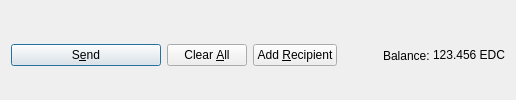
         <widget class="QFrame" name="frame_Send">
          <layout class="QHBoxLayout" name="horizontalLayout">
           <property name="bottomMargin">
            <number>0</number>
           </property>
           <item>
            <widget class="QPushButton" name="sendButton">
             <property name="minimumSize">
              <size>
               <width>150</width>
               <height>0</height>
              </size>
             </property>
             <property name="toolTip">
              <string>Confirm the send action</string>
             </property>
             <property name="text">
              <string>S&amp;end</string>
             </property>
             <property name="icon">
              <iconset resource="../edcash.qrc">
               <normaloff>:/icons/send</normaloff>:/icons/send</iconset>
             </property>
             <property name="autoDefault">
              <bool>false</bool>
             </property>
             <property name="default">
              <bool>true</bool>
             </property>
            </widget>
           </item>
           <item>
            <widget class="QPushButton" name="clearButton">
             <property name="sizePolicy">
              <sizepolicy hsizetype="Minimum" vsizetype="Fixed">
               <horstretch>0</horstretch>
               <verstretch>0</verstretch>
              </sizepolicy>
             </property>
             <property name="toolTip">
              <string>Clear all fields of the form.</string>
             </property>
             <property name="text">
              <string>Clear &amp;All</string>
             </property>
             <property name="icon">
              <iconset resource="../edcash.qrc">
               <normaloff>:/icons/remove</normaloff>:/icons/remove</iconset>
             </property>
             <property name="autoDefault">
              <bool>false</bool>
             </property>
            </widget>
           </item>
           <item>
            <widget class="QPushButton" name="addButton">
             <property name="toolTip">
              <string>Send to multiple recipients at once</string>
             </property>
             <property name="text">
              <string>Add &amp;Recipient</string>
             </property>
             <property name="icon">
              <iconset resource="../edcash.qrc">
               <normaloff>:/icons/add</normaloff>:/icons/add</iconset>
             </property>
             <property name="autoDefault">
              <bool>false</bool>
             </property>
            </widget>
           </item>
           <item>
            <spacer name="horizontalSpacer">
             <property name="orientation">
              <enum>Qt::Horizontal</enum>
             </property>
             <property name="sizeHint" stdset="0">
              <size>
               <width>40</width>
               <height>20</height>
              </size>
             </property>
            </spacer>
           </item>
           <item>
            <layout class="QHBoxLayout" name="horizontalLayout_2">
             <property name="spacing">
              <number>3</number>
             </property>
             <item>
              <widget class="QLabel" name="label">
               <property name="text">
                <string>Balance:</string>
               </property>
              </widget>
             </item>
             <item>
              <widget class="QLabel" name="labelBalance">
               <property name="sizePolicy">
                <sizepolicy hsizetype="Preferred" vsizetype="Fixed">
                 <horstretch>0</horstretch>
                 <verstretch>0</verstretch>
                </sizepolicy>
               </property>
               <property name="cursor">
                <cursorShape>IBeamCursor</cursorShape>
               </property>
               <property name="text">
                <string notr="true">123.456 EDC</string>
               </property>
               <property name="textInteractionFlags">
                <set>Qt::LinksAccessibleByMouse|Qt::TextSelectableByKeyboard|Qt::TextSelectableByMouse</set>
               </property>
              </widget>
             </item>
            </layout>
           </item>
          </layout>
         </widget>
